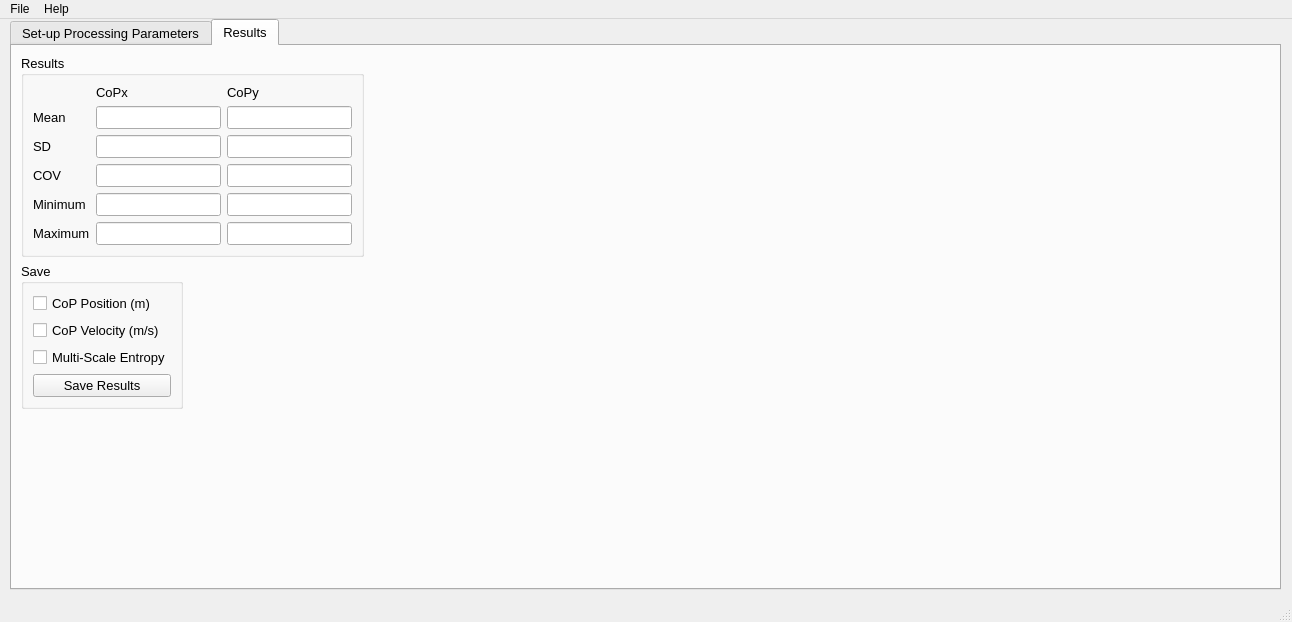
<?xml version="1.0" encoding="UTF-8"?>
<ui version="4.0">
 <class>MainWindow</class>
 <widget class="QMainWindow" name="MainWindow">
  <property name="geometry">
   <rect>
    <x>0</x>
    <y>0</y>
    <width>1292</width>
    <height>622</height>
   </rect>
  </property>
  <property name="windowTitle">
   <string>MainWindow</string>
  </property>
  <widget class="QWidget" name="centralwidget">
   <widget class="QTabWidget" name="tabWidget">
    <property name="geometry">
     <rect>
      <x>10</x>
      <y>0</y>
      <width>1271</width>
      <height>571</height>
     </rect>
    </property>
    <property name="font">
     <font>
      <pointsize>10</pointsize>
     </font>
    </property>
    <property name="currentIndex">
     <number>1</number>
    </property>
    <widget class="QWidget" name="tab">
     <attribute name="title">
      <string>Set-up Processing Parameters</string>
     </attribute>
     <layout class="QGridLayout" name="gridLayout">
      <item row="3" column="0" rowspan="2">
       <widget class="QGroupBox" name="groupBoxParameters">
        <property name="title">
         <string>Force Plate Parameters</string>
        </property>
        <layout class="QFormLayout" name="formLayout">
         <property name="fieldGrowthPolicy">
          <enum>QFormLayout::AllNonFixedFieldsGrow</enum>
         </property>
         <item row="0" column="0">
          <widget class="QLabel" name="labelSampling">
           <property name="text">
            <string>Sampling Rate</string>
           </property>
          </widget>
         </item>
         <item row="0" column="1">
          <widget class="QLineEdit" name="lineSampling">
           <property name="text">
            <string>1000</string>
           </property>
          </widget>
         </item>
         <item row="1" column="0">
          <widget class="QLabel" name="labelVMax">
           <property name="text">
            <string>Voltage Maximum</string>
           </property>
          </widget>
         </item>
         <item row="1" column="1">
          <widget class="QLineEdit" name="lineVMax">
           <property name="autoFillBackground">
            <bool>false</bool>
           </property>
           <property name="text">
            <string>10</string>
           </property>
           <property name="readOnly">
            <bool>true</bool>
           </property>
          </widget>
         </item>
         <item row="2" column="0">
          <widget class="QLabel" name="labelGain">
           <property name="text">
            <string>Gain</string>
           </property>
          </widget>
         </item>
         <item row="2" column="1">
          <widget class="QLineEdit" name="lineGain">
           <property name="text">
            <string>4000</string>
           </property>
           <property name="readOnly">
            <bool>true</bool>
           </property>
          </widget>
         </item>
         <item row="3" column="0">
          <widget class="QLabel" name="labelMult">
           <property name="text">
            <string>Multiplier</string>
           </property>
          </widget>
         </item>
         <item row="3" column="1">
          <widget class="QLineEdit" name="lineMult">
           <property name="text">
            <string>0.000001</string>
           </property>
           <property name="readOnly">
            <bool>true</bool>
           </property>
          </widget>
         </item>
         <item row="4" column="0">
          <widget class="QLabel" name="labelX">
           <property name="text">
            <string>Force Plate Origin (x)</string>
           </property>
          </widget>
         </item>
         <item row="4" column="1">
          <widget class="QLineEdit" name="lineX">
           <property name="readOnly">
            <bool>true</bool>
           </property>
          </widget>
         </item>
         <item row="5" column="0">
          <widget class="QLabel" name="labelY">
           <property name="text">
            <string>Force Plate Origin (y)</string>
           </property>
          </widget>
         </item>
         <item row="5" column="1">
          <widget class="QLineEdit" name="lineY">
           <property name="readOnly">
            <bool>true</bool>
           </property>
          </widget>
         </item>
         <item row="6" column="0">
          <widget class="QLabel" name="labelZ">
           <property name="text">
            <string>Force Plate Origin (z)</string>
           </property>
          </widget>
         </item>
         <item row="6" column="1">
          <widget class="QLineEdit" name="lineZ">
           <property name="readOnly">
            <bool>true</bool>
           </property>
          </widget>
         </item>
        </layout>
       </widget>
      </item>
      <item row="0" column="0">
       <widget class="QLabel" name="labelDirectory">
        <property name="font">
         <font>
          <pointsize>10</pointsize>
         </font>
        </property>
        <property name="text">
         <string>Directory List</string>
        </property>
       </widget>
      </item>
      <item row="2" column="0">
       <widget class="QComboBox" name="comboBoxFP">
        <item>
         <property name="text">
          <string>Choose Force Plate</string>
         </property>
        </item>
        <item>
         <property name="text">
          <string>Force Plate #1</string>
         </property>
        </item>
        <item>
         <property name="text">
          <string>Force Plate #2</string>
         </property>
        </item>
       </widget>
      </item>
      <item row="1" column="0">
       <widget class="QListWidget" name="listDirectory"/>
      </item>
      <item row="4" column="1">
       <widget class="QProgressBar" name="progressTrial">
        <property name="value">
         <number>0</number>
        </property>
       </widget>
      </item>
      <item row="4" column="2">
       <widget class="QLineEdit" name="lineTrialName"/>
      </item>
      <item row="4" column="3">
       <widget class="QPushButton" name="pushProcess">
        <property name="text">
         <string>Process Trial</string>
        </property>
       </widget>
      </item>
     </layout>
    </widget>
    <widget class="QWidget" name="tab_2">
     <attribute name="title">
      <string>Results</string>
     </attribute>
     <layout class="QFormLayout" name="formLayoutResults">
      <item row="0" column="0">
       <widget class="QGroupBox" name="groupBoxResults">
        <property name="title">
         <string>Results</string>
        </property>
        <layout class="QGridLayout" name="gridLayout_2">
         <item row="7" column="3">
          <widget class="QLineEdit" name="lineMinCOPx">
           <property name="readOnly">
            <bool>true</bool>
           </property>
          </widget>
         </item>
         <item row="7" column="4" colspan="2">
          <widget class="QLineEdit" name="lineMinCOPy">
           <property name="readOnly">
            <bool>true</bool>
           </property>
          </widget>
         </item>
         <item row="3" column="3">
          <widget class="QLineEdit" name="lineSDCOPx">
           <property name="readOnly">
            <bool>true</bool>
           </property>
          </widget>
         </item>
         <item row="5" column="3">
          <widget class="QLineEdit" name="lineCOVCOPx">
           <property name="readOnly">
            <bool>true</bool>
           </property>
          </widget>
         </item>
         <item row="3" column="4" colspan="2">
          <widget class="QLineEdit" name="lineSDCOPy">
           <property name="readOnly">
            <bool>true</bool>
           </property>
          </widget>
         </item>
         <item row="2" column="4" colspan="2">
          <widget class="QLineEdit" name="lineMeanCOPy">
           <property name="readOnly">
            <bool>true</bool>
           </property>
          </widget>
         </item>
         <item row="2" column="0">
          <widget class="QLabel" name="labelMeanCOP">
           <property name="text">
            <string>Mean</string>
           </property>
          </widget>
         </item>
         <item row="3" column="0">
          <widget class="QLabel" name="labelMeanSD">
           <property name="text">
            <string>SD</string>
           </property>
          </widget>
         </item>
         <item row="5" column="0">
          <widget class="QLabel" name="labelMeanCOV">
           <property name="text">
            <string>COV</string>
           </property>
          </widget>
         </item>
         <item row="5" column="4" colspan="2">
          <widget class="QLineEdit" name="lineCOVCOPy">
           <property name="readOnly">
            <bool>true</bool>
           </property>
          </widget>
         </item>
         <item row="7" column="0" colspan="2">
          <widget class="QLabel" name="labelMeanMin">
           <property name="text">
            <string>Minimum</string>
           </property>
          </widget>
         </item>
         <item row="9" column="0" colspan="2">
          <widget class="QLabel" name="labelMeanMax">
           <property name="text">
            <string>Maximum</string>
           </property>
          </widget>
         </item>
         <item row="2" column="3">
          <widget class="QLineEdit" name="lineMeanCOPx">
           <property name="readOnly">
            <bool>true</bool>
           </property>
          </widget>
         </item>
         <item row="9" column="3">
          <widget class="QLineEdit" name="lineMaxCOPx">
           <property name="readOnly">
            <bool>true</bool>
           </property>
          </widget>
         </item>
         <item row="9" column="4" colspan="2">
          <widget class="QLineEdit" name="lineMaxCOPy">
           <property name="readOnly">
            <bool>true</bool>
           </property>
          </widget>
         </item>
         <item row="1" column="3">
          <widget class="QLabel" name="labelCOPx">
           <property name="text">
            <string>CoPx</string>
           </property>
          </widget>
         </item>
         <item row="1" column="4">
          <widget class="QLabel" name="labelCOPy">
           <property name="text">
            <string>CoPy</string>
           </property>
          </widget>
         </item>
        </layout>
       </widget>
      </item>
      <item row="1" column="0">
       <widget class="QGroupBox" name="groupBoxSave">
        <property name="title">
         <string>Save</string>
        </property>
        <layout class="QFormLayout" name="formLayout_2">
         <item row="0" column="0">
          <widget class="QCheckBox" name="checkBoxCOPPos">
           <property name="text">
            <string>CoP Position (m)</string>
           </property>
          </widget>
         </item>
         <item row="1" column="0">
          <widget class="QCheckBox" name="checkBoxCOPVel">
           <property name="text">
            <string>CoP Velocity (m/s)</string>
           </property>
          </widget>
         </item>
         <item row="2" column="0">
          <widget class="QCheckBox" name="checkBoxMSE">
           <property name="text">
            <string>Multi-Scale Entropy</string>
           </property>
          </widget>
         </item>
         <item row="3" column="0" colspan="2">
          <widget class="QPushButton" name="pushSave">
           <property name="text">
            <string>Save Results</string>
           </property>
          </widget>
         </item>
        </layout>
       </widget>
      </item>
     </layout>
    </widget>
   </widget>
  </widget>
  <widget class="QMenuBar" name="menubar">
   <property name="geometry">
    <rect>
     <x>0</x>
     <y>0</y>
     <width>1292</width>
     <height>21</height>
    </rect>
   </property>
   <widget class="QMenu" name="menuFile">
    <property name="title">
     <string>File</string>
    </property>
    <addaction name="actionOpen_Directory"/>
    <addaction name="actionOpen_Trial"/>
    <addaction name="separator"/>
    <addaction name="actionQuit_Application"/>
   </widget>
   <widget class="QMenu" name="menuHelp">
    <property name="title">
     <string>Help</string>
    </property>
    <addaction name="actionAbout"/>
    <addaction name="separator"/>
    <addaction name="actionBack_to_Program"/>
   </widget>
   <addaction name="menuFile"/>
   <addaction name="menuHelp"/>
  </widget>
  <widget class="QStatusBar" name="statusbar"/>
  <action name="actionOpen_Directory">
   <property name="text">
    <string>Open Directory</string>
   </property>
   <property name="font">
    <font>
     <pointsize>10</pointsize>
    </font>
   </property>
  </action>
  <action name="actionOpen_Trial">
   <property name="text">
    <string>Open Trial</string>
   </property>
   <property name="font">
    <font>
     <pointsize>10</pointsize>
    </font>
   </property>
  </action>
  <action name="actionQuit_Application">
   <property name="text">
    <string>Quit Application</string>
   </property>
   <property name="font">
    <font>
     <pointsize>10</pointsize>
    </font>
   </property>
  </action>
  <action name="actionAbout">
   <property name="text">
    <string>About</string>
   </property>
   <property name="font">
    <font>
     <pointsize>10</pointsize>
    </font>
   </property>
  </action>
  <action name="actionBack_to_Program">
   <property name="text">
    <string>Back to Program</string>
   </property>
  </action>
 </widget>
 <resources/>
 <connections/>
</ui>
